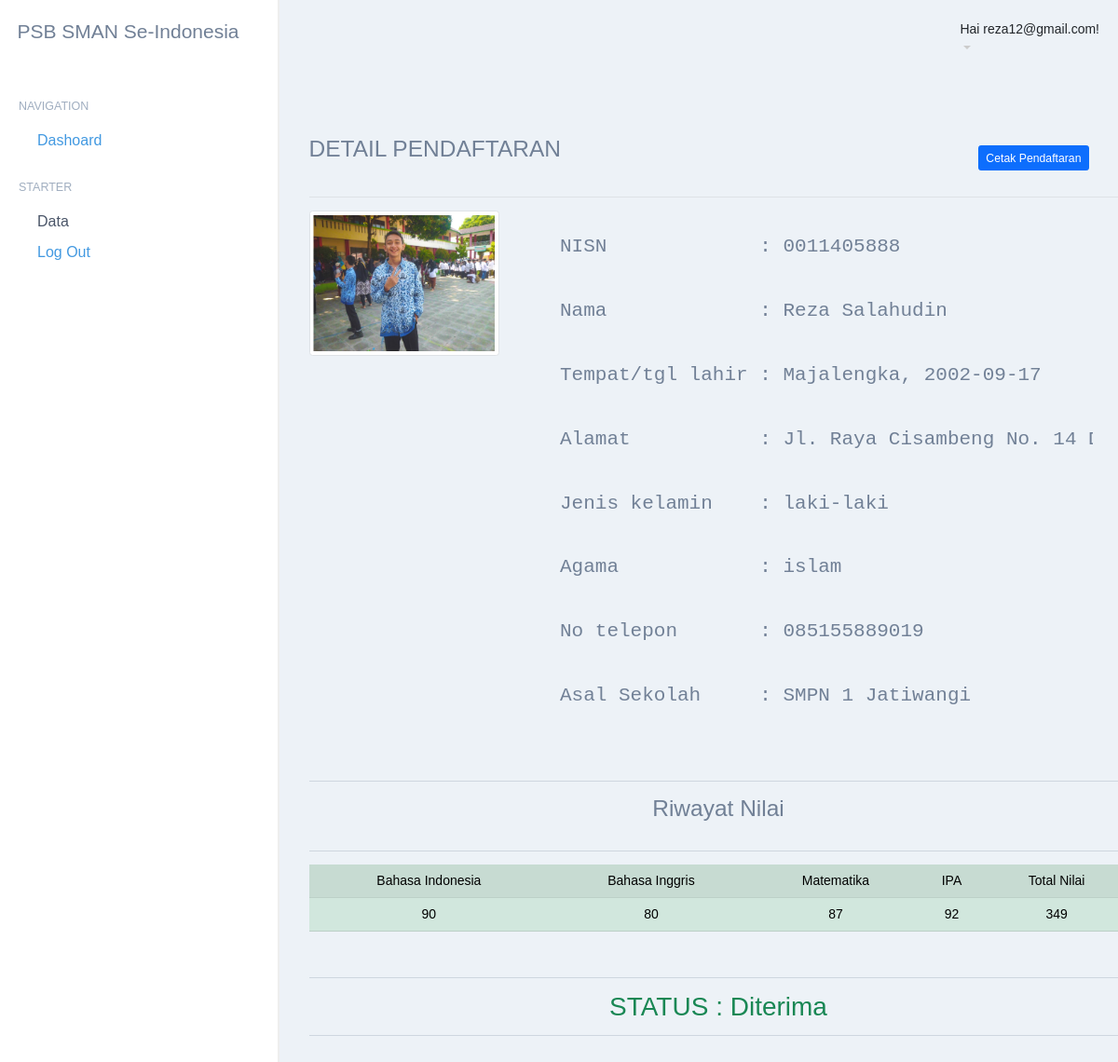
The app's page /topendaftar.php?p=detail&&id=2 (signed in) with its own data.
### tables this page shows
CREATE TABLE `pendaftaran` (
  `id_pendaftar` int(11) NOT NULL,
  `id_user` varchar(255) NOT NULL,
  `NISN` varchar(255) NOT NULL,
  `nama_lengkap` varchar(255) NOT NULL,
  `tempat_lahir` varchar(255) NOT NULL,
  `tgl_lahir` date NOT NULL,
  `alamat` text NOT NULL,
  `jenis_kelamin` set('laki-laki','perempuan') NOT NULL,
  `agama` enum('islam','kristen','hindu','budha','other') NOT NULL,
  `no_hp` varchar(20) NOT NULL,
  `asal_sekolah` varchar(255) NOT NULL,
  `foto` text NOT NULL,
  `status` enum('Diterima','Cadangan','Tidak Diterima','Pending') NOT NULL
);

CREATE TABLE `nilai` (
  `id_nilai` int(11) NOT NULL,
  `id_pendaftar` varchar(255) NOT NULL,
  `b_indo` varchar(255) NOT NULL,
  `b_inggris` varchar(15) NOT NULL,
  `mtk` varchar(255) NOT NULL,
  `pilihan` varchar(35) NOT NULL
);

### topendaftar.php (called while the page is built)
<?php
include "../dts5/pendaftar/pendaftar.php";
?>

### pages/detail.php (the view, shortened to what this page needs)
<div class="container m-4">
    <div
        class="d-flex justify-content-between flex-wrap flex-md-nowrap align-items-center pt-3 pb-2 mb-3 border-bottom">
        <h3 style="text-align: center;">DETAIL PENDAFTARAN</h3>
        <div class="btn-toolbar mb-2 mb-md-0">
            <div class="btn-group me-5">
                <a href="cetakpendaftaran.php" type="button" class="btn btn-sm btn-primary">Cetak
                    Pendaftaran</a>
            </div>
        </div>
    </div>
    <?php
        $query="select * from pendaftaran where id_user='$_GET[id]'";
        $mysqli=mysqli_query($db,$query);
        $data=mysqli_fetch_assoc($mysqli);
        ?>
    <div class="row">
        <div class="col-3">
            <img src="image/<?= $data['foto']?>" class="img-thumbnail" height="200px" width="300px">
        </div>
        <div class="container col-8">
            <pre class="p-2">
            <h4>NISN             : <?= $data['NISN']; ?></h4>
            <h4>Nama             : <?= $data['nama_lengkap'] ?> </h4>
            <h4>Tempat/tgl lahir : <?= $data['tempat_lahir']; ?>, <?= $data['tgl_lahir'] ?> </h4>
            <h4>Alamat           : <?= $data['alamat'];?> </h4>
            <h4>Jenis kelamin    : <?= $data['jenis_kelamin'];?> </h4>
            <h4>Agama            : <?= $data['agama']?></h4>
            <h4>No telepon       : <?= $data['no_hp'];?></h4>
            <h4>Asal Sekolah     : <?= $data['asal_sekolah'];?></h4>
            </pre>
        </div>
    </div>
    <div>
        <hr>
        <h3 class="text-center">Riwayat Nilai</h3>
        <hr>
        <?php
      $query2="select * from nilai where id_pendaftar='$data[id_pendaftar]'";
      $mysqli2=mysqli_query($db,$query2);
        $data2=mysqli_fetch_assoc($mysqli2);
        ?>
        <table class="table table-success table-striped container">
            <tr class="text-center">
                <td>Bahasa Indonesia</td>
                <td>Bahasa Inggris</td>
                <td>Matematika</td>
                <td>IPA</td>
                <td>Total Nilai</td>
            </tr>
            <tr class="text-center">
                <td><?= $data2['b_indo']; ?></td>
                <td><?= $data2['mtk'] ?> </>
                <td><?= $data2['b_inggris']; ?></td>
                <td><?= $data2['pilihan'] ?> </td>
                <td><?= $data2['b_indo'] + $data2['mtk'] + $data2['b_inggris'] + $data2['pilihan']; ?>
                </td>
            </tr>
        </table>
        <br>
        <hr>
        <h1 class="h2 text-center text-success">STATUS : <?= $data['status']; ?> </h1>
        <hr>
    </div>
    <br>
</div>

### style.css (style rules this page uses)
* { padding: 0; margin: 0; }
html, body { color: #718096 !important; font-size: 14px !important; font-family: "Nunito", "Orelega One", "Arial", sans-serif; background-color: #edf2f7; }
.content h3 { margin-top: 10px; margin-bottom: 30px; }

### records on screen
pendaftaran: foto (picture), NISN "0011405888", nama_lengkap "Reza Salahudin", tempat_lahir "Majalengka", tgl_lahir "2002-09-17", alamat "Jl. Raya Cisambeng No. 14…", jenis_kelamin "laki-laki", agama "islam", no_hp "085155889019", asal_sekolah "SMPN 1 Jatiwangi", status "Diterima"
nilai: b_indo "90", mtk "80", b_inggris "87", pilihan "92", $data2['b_indo'] + $data2['mtk'] + $data2['b_inggris'] + $data2['pilihan'] "349"

### other values on screen
$_SESSION['sesi'] "reza12@gmail.com"
